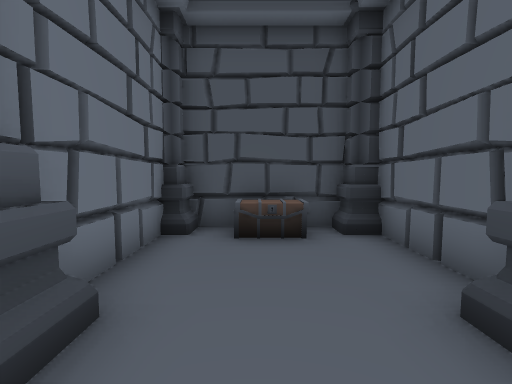
View 1 (above)

17 first-person views from a walk through a scene from a Unity 3-D project. The camera is 1.2 m above the floor, tilts 4° down and sees 90° across. Doors are open. The floor is counted in squares, 1 m on a side. Each view is taken from the middle of a square. On the plan, view 1 faces up. The plan holds only what a view shows up to about 12 squares ahead; the rest is blank. The player is left out. Some animated figures are left out. Some surface patterns are stand-ins.

View 2
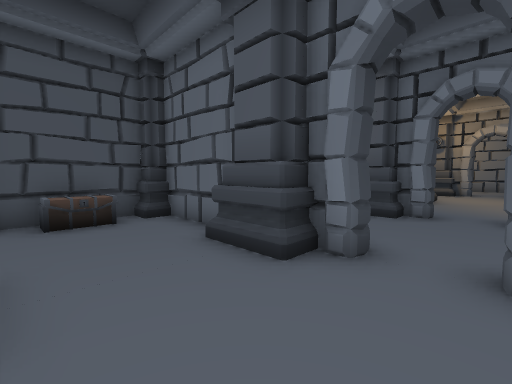

View 3
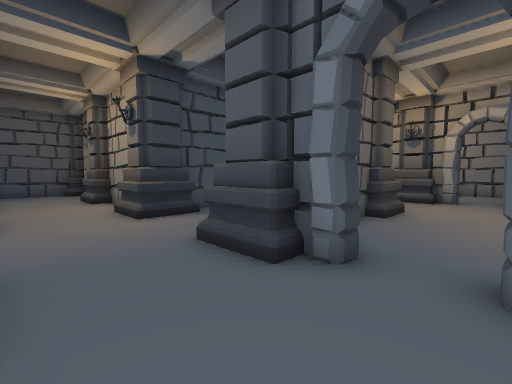

View 4
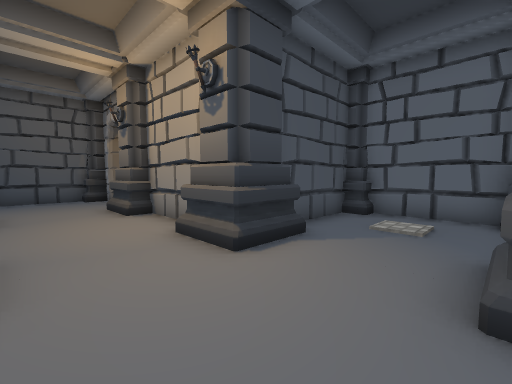

View 5
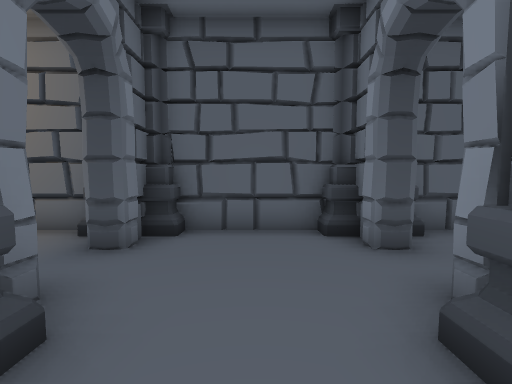

View 6
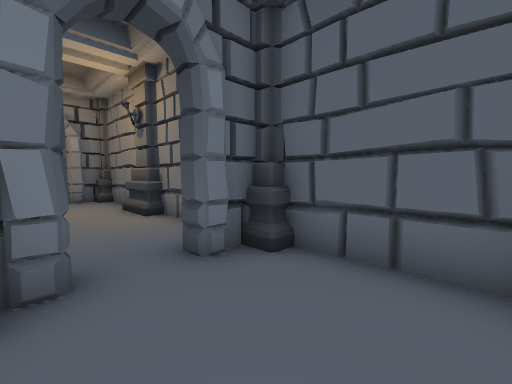

View 7
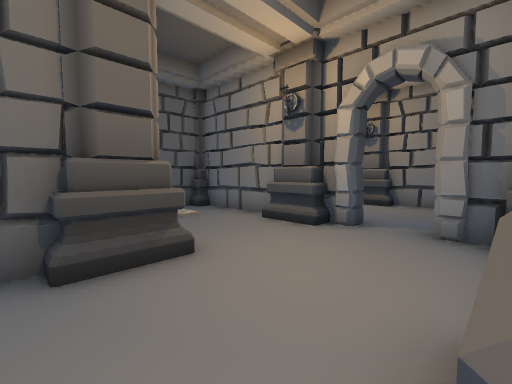

View 8
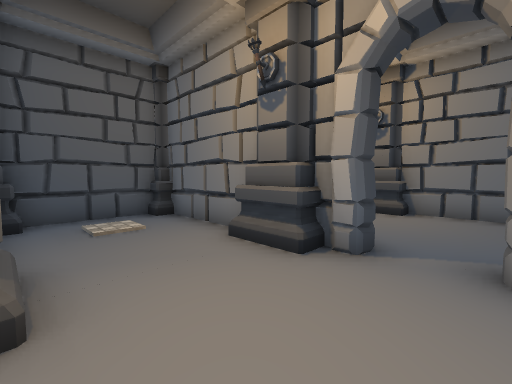

View 9
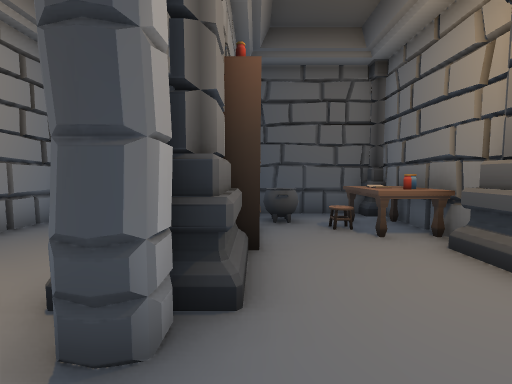

View 10
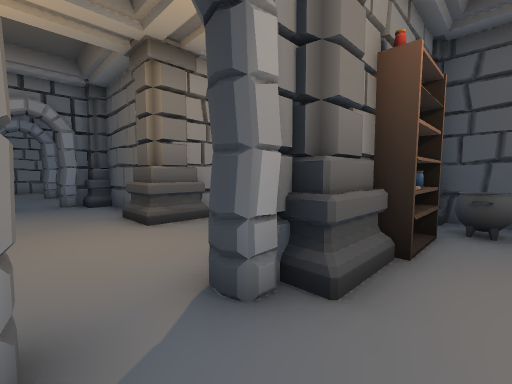

View 11
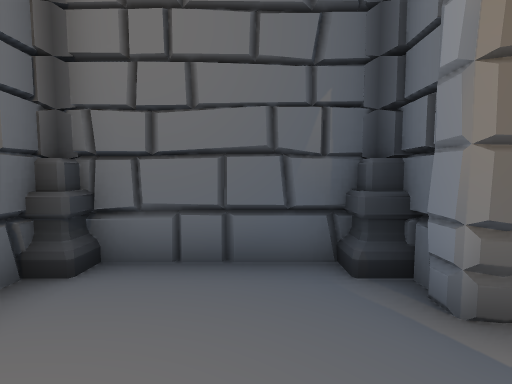

View 12
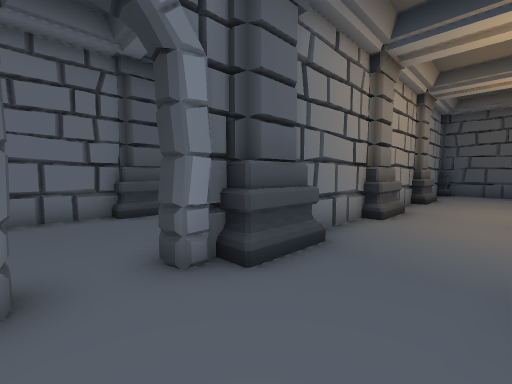

View 13
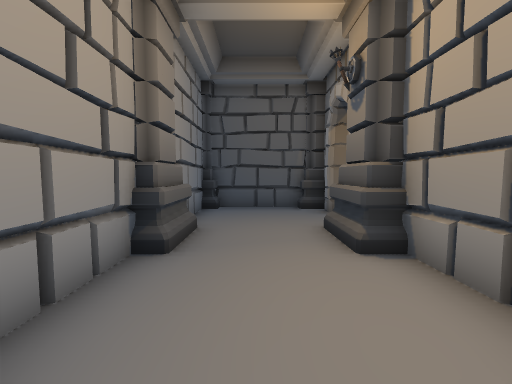

View 14
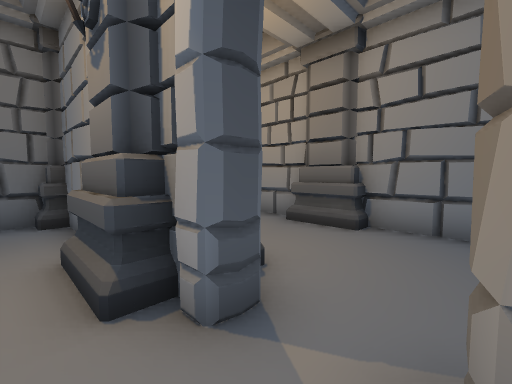

View 15
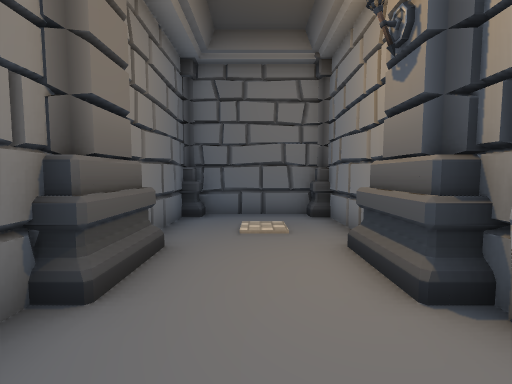

View 16
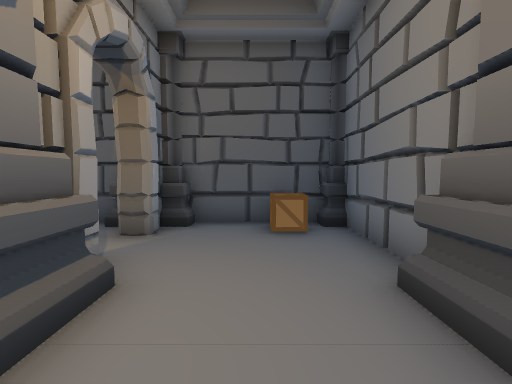

View 17
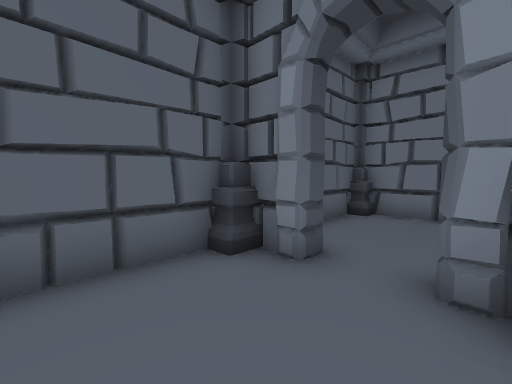

### Floor plan
Points are (right, up) in squares from view 1. A wall is a line through its corners. A room is listed if a view was taken in it or the views show most of it. See-through windows are left out.
Room 1 (views 1, 2, 3, 4, 5, 6, 12, 13, 17)
walls: (3.1, 5.2) (3.1, 2.4); (2.5, 2.4) (2.5, 5.3); (2, 5.7) (-1.6, 5.7); (7.3, 7) (7.3, 9.5); (3.1, 0.5) (3.1, -0.4); (3.1, -0.5) (2.5, -0.5); (3.1, -0.7) (2.5, -0.4); (2.5, -0.6) (2.5, 0.4); (9.5, 0.9) (8.5, 0.9); (3.1, 9.6) (3.1, 7.4); (3.1, -2) (3.1, -3.3); (7.3, -1.9) (7.8, -2); (2.4, -2) (3.1, -1.9); (7, -2.5) (7, -2.1) (7.8, -2.1); (-1.9, 5.2) (-1.9, -3.4) (1.6, -3.4); (11.9, 5.7) (8.3, 5.7); (12.1, 2) (12.1, 4.5); (7.3, -3.2) (7.3, -2.5); (3.4, -3.4) (6.5, -3.4); (7.2, 12.4) (7.7, 12.5); (7.3, 14) (7.3, 14.5); (3.1, 15) (3.1, 11.5); (6.9, 15.3) (3.4, 15.3)
low walls: (3.1, -0.4) (2.5, -0.6); (2.7, -1.9) (3.1, -2)
ways out: opening at (9, -0.5) to room 2; open door at (8, 13.5) to room 4; open door at (7, -1.5)
objects: other object (0, 5) to (1, 5); other object (2, -3); other object (2, 0) to (3, 1); other object (2, 1) to (2, 2); other object (2, 5); other object (3, 2); other object (3, 6); other object (3, 7); other object (3, 10); other object (3, 11); other object (7, 0); other object (7, 1); other object (7, 2) to (8, 2); other object (7, 5) to (7, 6); other object (7, 10); other object (7, 11); other object (8, 0) to (8, 1); other object (8, 5); other object (8, 11); other object (12, 5) to (13, 5)
Room 2 (views 7, 8)
walls: (11.5, 0.9) (9.5, 0.9); (13.4, -3.4) (15.5, -3.4); (16.7, 1.6) (16.7, 5.5); (17, -0.5) (16.7, -0.4) (16.7, 0.4); (12.7, 4.5) (12.7, 1.6); (16.7, -3.2) (16.7, -1.9); (8.6, -3.4) (11.5, -3.4); (16.4, 5.7) (13, 5.7)
ways out: opening at (9, -0.5) to room 1; open door at (17, -1.5) to room 3
objects: other object (12, -3) to (13, -3); other object (12, 1) to (13, 1); other object (16, -3); other object (16, 1) to (18, 1)
Room 3 (views 9, 10, 11)
walls: (21.7, 1.8) (21.7, 5.7) (17.6, 5.7); (17.5, 2) (17.5, 1.5); (17.3, 0.5) (17.3, -0.5); (17.3, -0.4) (17, -0.5); (17.3, -2.1) (17.3, -3.4) (21.7, -3.4) (21.7, -0.5)
low walls: (16.7, -1.9) (17.3, -2.1)
ways out: open door at (17, -1.5) to room 2
objects: other object (18, -3); other object (18, 2); other object (18, 3); other object (18, 4); other object (18, 5); other object (19, 4) to (19, 5); other object (20, 3) to (20, 5); other object (21, -3); other object (21, 0) to (23, 1); other object (21, 1) to (23, 2); other object (21, 3); other object (21, 4); other object (21, 5)
Room 4 (views 14, 15, 16)
walls: (12.1, 11.4) (12.1, 15.3) (7.9, 15.3); (7.9, 9.9) (7.9, 6.4) (11.9, 6.4); (7.9, 12.4) (7.9, 11.5); (7.9, 14.5) (7.9, 13.9); (12.1, 7.5) (12.1, 9.8)
ways out: open door at (8, 13.5) to room 1
objects: other object (11, 14) to (11, 15); other object (12, 7); other object (12, 10) to (13, 11); other object (13, 11)

Positions as (right, up) in squares from view 1, and headings:
1: (0, 0), facing up
2: (-1, -2), facing up-right
3: (4, -2), facing up-right
4: (4, 2), facing up-right
5: (5, 2), facing down
6: (4, 0), facing down-right
7: (11, -3), facing up-right
8: (13, -2), facing up-right
9: (18, -2), facing up
10: (19, -2), facing up-left
11: (19, 0), facing down
12: (6, -2), facing up-left
13: (5, 6), facing up
14: (9, 14), facing down-left
15: (10, 14), facing down
16: (10, 9), facing up
17: (6, 0), facing down-left
